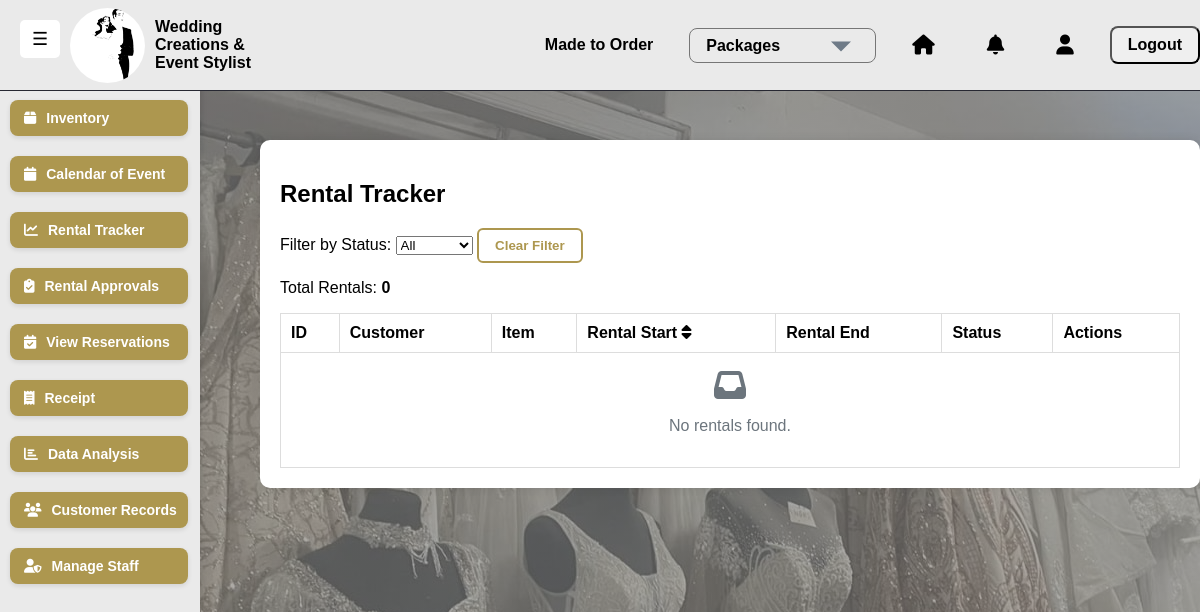
/rental-tracker/ (signed in), run on an earlier commit of the app's database.
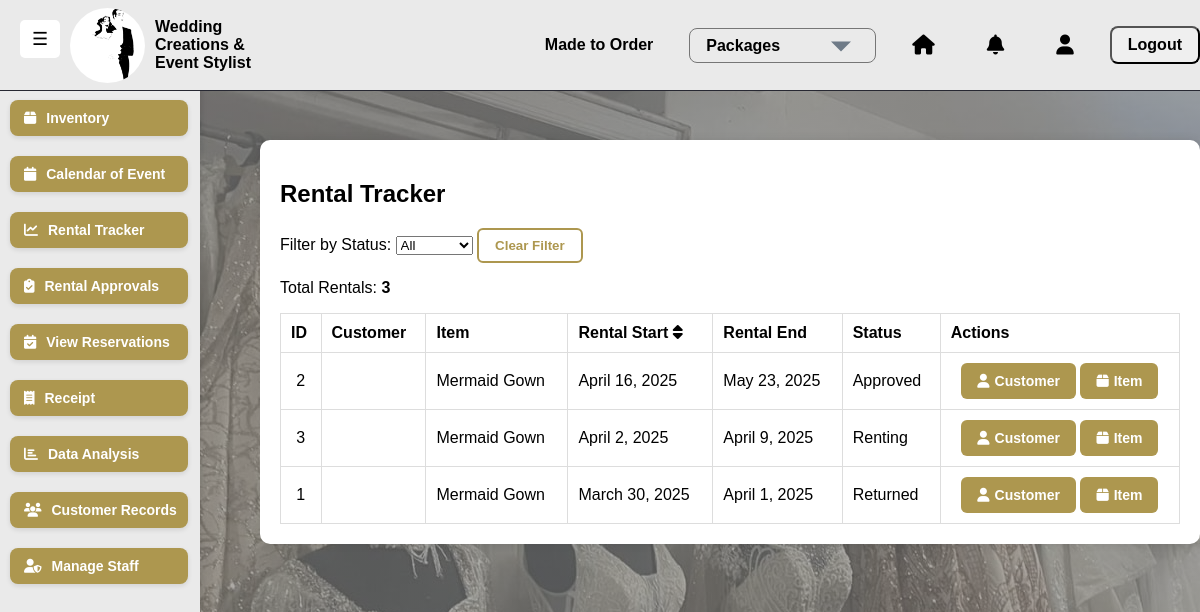
And on a later commit of the database.
### saritasapp/models.py (models this page shows, shortened)
class Rental(models.Model):
    STATUS_CHOICES = [
        ("Pending", "Pending"),        # Waiting for staff approval
        ("Approved", "Approved"),      # Approved by staff but not yet active
        ("Rented", "Rented"),          # Currently rented out
        ("Returned", "Returned"),      # Item has been returned
        ("Overdue", "Overdue"),        # Item not returned by due date
        ("Cancelled", "Cancelled"),    # Cancelled before approval
        ("Rejected", "Rejected"),      # Rejected by staff
    ]
    customer = models.ForeignKey(Customer, on_delete=models.CASCADE, related_name="rentals")
    user = models.ForeignKey(User, on_delete=models.SET_NULL, null=True, blank=True, related_name="managed_rentals")
    approved_by = models.ForeignKey(User,on_delete=models.SET_NULL,null=True,blank=True,related_name="approved_rentals")
    inventory = models.ForeignKey(Inventory, on_delete=models.CASCADE, related_name="rentals")
    rental_start = models.DateField(default=timezone.now, db_index=True)
    rental_end = models.DateField(db_index=True)
    deposit = models.DecimalField(max_digits=10, decimal_places=2, default=10000.00)
    status = models.CharField(max_length=10, choices=STATUS_CHOICES, default="Pending", db_index=True)
    created_at = models.DateTimeField(auto_now_add=True, db_index=True)
    updated_at = models.DateTimeField(auto_now=True)
    approved_at = models.DateTimeField(null=True, blank=True)
    rejection_reason = models.TextField(blank=True, null=True)
    notes = models.TextField(blank=True, null=True)
    class Meta:
        ordering = ['-created_at']
        verbose_name = "Rental"
        verbose_name_plural = "Rentals"
        indexes = [
            models.Index(fields=['rental_start', 'rental_end']),
            models.Index(fields=['status']),
            models.Index(fields=['created_at']),
        ]

class Inventory(models.Model):
    name = models.CharField(max_length=255)
    category = models.ForeignKey(Category, on_delete=models.CASCADE, related_name="items")
    color = models.ForeignKey(Color, null=True, blank=True, on_delete=models.SET_NULL, related_name="inventory_items")
    size = models.ForeignKey(Size, null=True, blank=True, on_delete=models.SET_NULL, related_name="inventory_items")
    quantity = models.IntegerField(default=0)
    rental_price = models.DecimalField(max_digits=10, decimal_places=2)
    reservation_price = models.DecimalField(max_digits=10, decimal_places=2, null=True, blank=True)
    purchase_price = models.DecimalField(max_digits=10, decimal_places=2, null=True, blank=True)
    available = models.BooleanField(default=True)
    image = models.ImageField(upload_to="inventory/", null=True, blank=True)

### saritasapp/views.py (the view)
# urls.py: path('rental-tracker/', views.rental_tracker, name='rental_tracker'),
@login_required
def rental_tracker(request):
    status_filter = request.GET.get('status')
    start_date = request.GET.get('start_date')
    end_date = request.GET.get('end_date')
    today = timezone.now().date()
    with transaction.atomic():
        Rental.objects.filter(
            rental_end__lt=today,
            status="Renting"
        ).update(status="Overdue")
        Rental.objects.filter(
            rental_start__lte=today,
            rental_end__gte=today,
            status="Approved"
        ).update(status="Renting")
    rentals = Rental.objects.select_related(
        'customer__user',
        'inventory__category'
    ).order_by('-rental_start')
    if status_filter:
        rentals = rentals.filter(status=status_filter)
    if start_date:
        rentals = rentals.filter(rental_start__gte=start_date)
    if end_date:
        rentals = rentals.filter(rental_end__lte=end_date)
    page = request.GET.get('page', 1)
    paginator = Paginator(rentals, 25)  # Show 25 rentals per page
    try:
        rentals = paginator.page(page)
    except PageNotAnInteger:
        rentals = paginator.page(1)
    except EmptyPage:
        rentals = paginator.page(paginator.num_pages)
    status_counts = Rental.objects.aggregate(
        pending=Count('pk', filter=Q(status='Pending')),
        active=Count('pk', filter=Q(status='Renting')),
        returned=Count('pk', filter=Q(status='Returned')),
        overdue=Count('pk', filter=Q(status='Overdue'))
    )
    return render(request, 'saritasapp/rental_tracker.html', {
        'rentals': rentals,
        'today': today,
        'active_count': status_counts['active'],
        'returned_count': status_counts['returned'],
        'overdue_count': status_counts['overdue'],
        'pending_count': status_counts['pending'],
        'filter_status': status_filter,
        'filter_start_date': start_date,
        'filter_end_date': end_date,
    })

### saritasapp/templates/saritasapp/rental_tracker.html (shortened to what this page needs)
{% extends "saritasapp/base.html" %}
{% load static %}
{% block extra_css %}
    <link rel="stylesheet" href="{% static 'css/rental_tracker.css' %}">
{% endblock %}
{% block content %}
<div class="rental-container">
    <h2>Rental Tracker</h2>
    <form method="GET" class="mb-3 d-flex align-items-center flex-wrap gap-2">
        <label for="statusFilter" class="me-2">Filter by Status:</label>
        <select name="status" id="statusFilter" class="form-select me-2" onchange="this.form.submit()">
            <option value="">All</option>
        </select>
        <button type="submit" name="status" value="" class="btn btn-outline-secondary">Clear Filter</button>
    </form>
    <p class="mb-3">Total Rentals: <strong>{{ rentals|length }}</strong></p>
    <div class="table-responsive">
        <table class="table table-hover table-bordered">
            <thead class="table-dark text-center align-middle">
                <tr>
                    <th>ID</th>
                    <th>Customer</th>
                    <th>Item</th>
                    <th>Rental Start <i class="fas fa-sort ms-1"></i></th>
                    <th>Rental End</th>
                    <th>Status</th>
                    <th>Actions</th>
                </tr>
            </thead>
            <tbody>
                {% for rental in rentals %}
                <tr>
                    <td class="text-center">{{ rental.id }}</td>
                    <td>{{ rental.customer.first_name }} {{ rental.customer.last_name }}</td>
                    <td>{{ rental.inventory.name }}</td>
                    <td>{{ rental.rental_start }}</td>
                    <td>{{ rental.rental_end }}</td>
                    <td>
                        {% if rental.status == "Overdue" %}
                            <span class="badge bg-danger">Overdue</span>
                        {% elif rental.status == "Returned" %}
                            <span class="badge bg-success">{{ rental.status }}</span>
                        {% else %}
                            <span class="badge bg-warning">{{ rental.status }}</span>
                        {% endif %}
                    </td>
                    <td class="text-center">
                        <a href="{% url 'saritasapp:view_customer' rental.customer.id %}" class="btn-info">
                        <i class="fas fa-user"></i> Customer
                        </a>
                        <a href="{% url 'saritasapp:view_inventory' rental.inventory.id %}" class="btn-info">
                        <i class="fas fa-box"></i> Item
                        </a>
                    </td>
                </tr>
                {% empty %}
                <tr>
                    <td colspan="7" class="text-center py-3">
                        <i class="fas fa-inbox fa-2x mb-2 text-muted"></i>
                        <p class="text-muted">No rentals found.</p>
                    </td>
                </tr>
                {% endfor %}
            </tbody>
        </table>
    </div>
</div>
{% endblock %}

What changed in the data, as far as the page shows it:
added Rental: id "2", inventory.name "Mermaid Gown", rental_start "April 16, 2025", rental_end "May 23, 2025", status "Approved"
added Rental: id "3", inventory.name "Mermaid Gown", rental_start "April 2, 2025", rental_end "April 9, 2025", status "Renting"
added Rental: id "1", inventory.name "Mermaid Gown", rental_start "March 30, 2025", rental_end "April 1, 2025", status "Returned"
Also different on the page:
{{ rentals|length }}: "0" → "3"
text no longer shown: "No rentals found."
